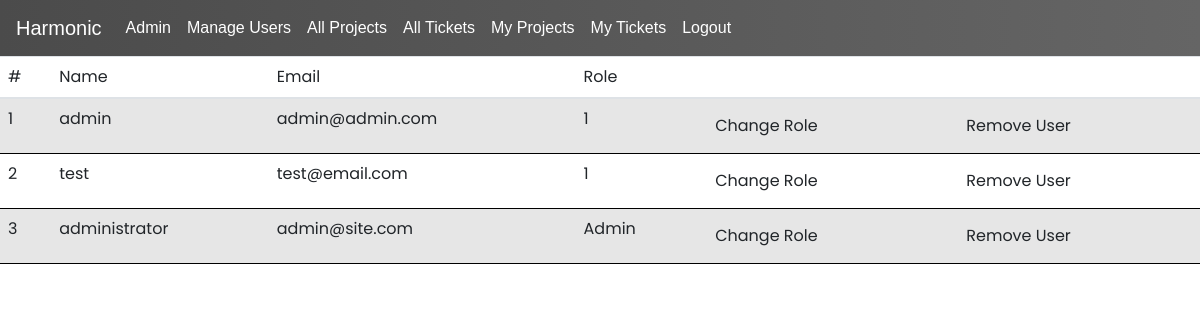
The app's page /manage-users (signed in), older data.
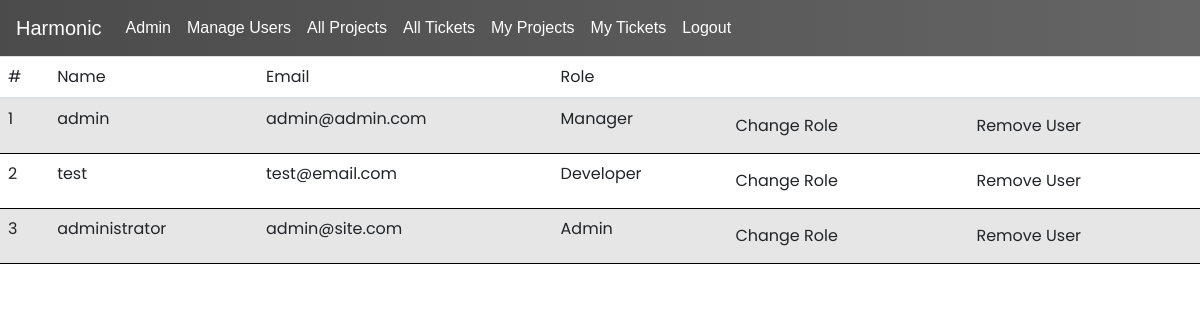
The same page, newer data.
### trackersite/models.py (models this page shows)
class User(AbstractUser):
    class Role(models.TextChoices):
        DEV = "Developer", "Developer"
        MANG = "Manager", "Manager"
        ADMN = "Admin", "Admin"
    role = models.CharField(max_length=9, choices=Role.choices, default=Role.DEV)

### trackersite/views.py (the view)
# urls.py: path("manage-users", views.manage_users, name="manage_users"),
@login_required
def manage_users(request):
    if request.method == "POST":
        pass
    else:
        if request.user.role != "Admin":
            return HttpResponseRedirect(reverse("index"))
        else:
            users = models.User.objects.filter().order_by("id")
            return render(request, 'trackersite/users.html', {
                "users":users
            })

### trackersite/templates/trackersite/users.html
{% extends 'trackersite/layout.html' %}
{% block body %}
<div>
    <table class="table table-striped">
        <thead>
            <tr>
            <th scope="col">#</th>
            <th scope="col">Name</th>
            <th scope="col">Email</th>
            <th scope="col">Role</th>
            {% if user.role == 'Admin' %}
                <th></th>
                <th></th>
            {% endif %}
            </tr>
        </thead>
        <tbody>
            {% for name in users %}
            <tr>
                <th scope="row">{{ forloop.counter }}</th>
                <td>{{name.username}}</td>
                <td>{{name.email}}</td>
                <td id="role_{{name.id}}">{{name.role}}</td>
                {% if user.role == 'Admin' %}
                <td><button type="button" class="btn" onclick="role_select('{{ name.id }}');">Change Role</button></td>
                <td><button type="button" class="btn" onclick="remove_user('{{ name.id }}');">Remove User</button></td>
                {% endif %}
            </tr>
            {% endfor %}
        </tbody>
    </table>
</div>
{% endblock %}

Row changes from the older to the newer data that the page shows:
changed User "admin": role "1" → "Manager"
changed User "test": role "1" → "Developer"
